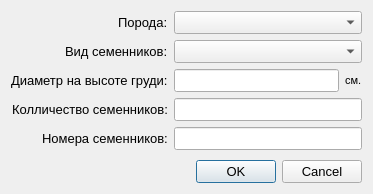
<?xml version="1.0" encoding="UTF-8"?>
<ui version="4.0">
 <class>Dialog</class>
 <widget class="QDialog" name="Dialog">
  <property name="geometry">
   <rect>
    <x>0</x>
    <y>0</y>
    <width>373</width>
    <height>194</height>
   </rect>
  </property>
  <property name="sizePolicy">
   <sizepolicy hsizetype="Preferred" vsizetype="Preferred">
    <horstretch>0</horstretch>
    <verstretch>0</verstretch>
   </sizepolicy>
  </property>
  <property name="minimumSize">
   <size>
    <width>0</width>
    <height>0</height>
   </size>
  </property>
  <property name="font">
   <font>
    <pointsize>10</pointsize>
   </font>
  </property>
  <property name="windowTitle">
   <string>Добавление семенников</string>
  </property>
  <layout class="QVBoxLayout" name="verticalLayout">
   <item>
    <layout class="QHBoxLayout" name="horizontalLayout_5">
     <item>
      <layout class="QVBoxLayout" name="verticalLayout_3">
       <item alignment="Qt::AlignRight">
        <widget class="QLabel" name="label">
         <property name="text">
          <string>Порода:</string>
         </property>
        </widget>
       </item>
       <item alignment="Qt::AlignRight">
        <widget class="QLabel" name="label_2">
         <property name="text">
          <string>Вид семенников:</string>
         </property>
        </widget>
       </item>
       <item alignment="Qt::AlignRight">
        <widget class="QLabel" name="label_5">
         <property name="text">
          <string>Диаметр на высоте груди:</string>
         </property>
        </widget>
       </item>
       <item alignment="Qt::AlignRight">
        <widget class="QLabel" name="label_3">
         <property name="text">
          <string>Колличество семенников:</string>
         </property>
        </widget>
       </item>
       <item alignment="Qt::AlignRight">
        <widget class="QLabel" name="label_4">
         <property name="text">
          <string>Номера семенников:</string>
         </property>
        </widget>
       </item>
      </layout>
     </item>
     <item>
      <layout class="QVBoxLayout" name="verticalLayout_2">
       <item>
        <widget class="QComboBox" name="comboBox"/>
       </item>
       <item>
        <widget class="QComboBox" name="comboBox_2"/>
       </item>
       <item>
        <layout class="QHBoxLayout" name="horizontalLayout_4">
         <item>
          <widget class="QLineEdit" name="lineEdit"/>
         </item>
         <item>
          <widget class="QLabel" name="label_6">
           <property name="font">
            <font>
             <pointsize>8</pointsize>
            </font>
           </property>
           <property name="text">
            <string>см.</string>
           </property>
          </widget>
         </item>
        </layout>
       </item>
       <item>
        <widget class="QLineEdit" name="lineEdit_2"/>
       </item>
       <item>
        <widget class="QLineEdit" name="lineEdit_3"/>
       </item>
      </layout>
     </item>
    </layout>
   </item>
   <item>
    <spacer name="verticalSpacer">
     <property name="orientation">
      <enum>Qt::Vertical</enum>
     </property>
     <property name="sizeHint" stdset="0">
      <size>
       <width>20</width>
       <height>40</height>
      </size>
     </property>
    </spacer>
   </item>
   <item>
    <widget class="QDialogButtonBox" name="buttonBox">
     <property name="orientation">
      <enum>Qt::Horizontal</enum>
     </property>
     <property name="standardButtons">
      <set>QDialogButtonBox::Cancel|QDialogButtonBox::Ok</set>
     </property>
    </widget>
   </item>
  </layout>
 </widget>
 <resources/>
 <connections>
  <connection>
   <sender>buttonBox</sender>
   <signal>accepted()</signal>
   <receiver>Dialog</receiver>
   <slot>accept()</slot>
   <hints>
    <hint type="sourcelabel">
     <x>248</x>
     <y>254</y>
    </hint>
    <hint type="destinationlabel">
     <x>157</x>
     <y>274</y>
    </hint>
   </hints>
  </connection>
  <connection>
   <sender>buttonBox</sender>
   <signal>rejected()</signal>
   <receiver>Dialog</receiver>
   <slot>reject()</slot>
   <hints>
    <hint type="sourcelabel">
     <x>316</x>
     <y>260</y>
    </hint>
    <hint type="destinationlabel">
     <x>286</x>
     <y>274</y>
    </hint>
   </hints>
  </connection>
 </connections>
</ui>
